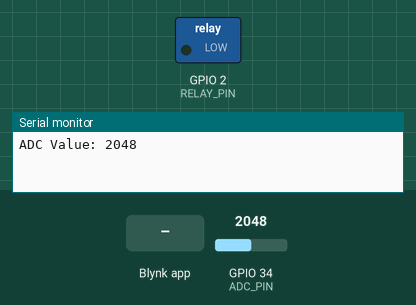
This sketch was run on a simulated ESP32. Shown: switched loads named in the sketch (green lamp = pin HIGH), the last lines printed to the serial monitor. The test bench sets the inputs (shaded band); at power-on: GPIO 34 (ADC_PIN) = 2048. WiFi joins after 1.5 s; servers stay silent unless stated.

Above: at 3.0 s.
3.1 s: Blynk app writes 1 to V0
At 4.3 s:
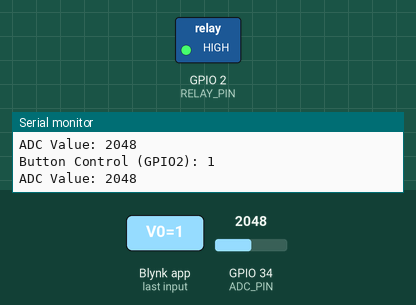
4.6 s: Blynk app writes 0 to V0
At 5.6 s:
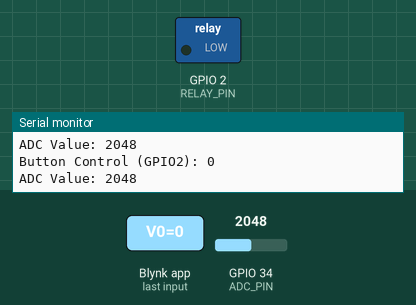
6.1 s: Blynk app writes 200 to V0
At 6.8 s:
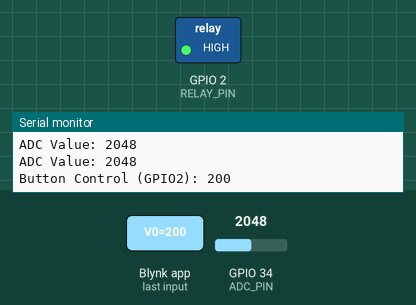
Timing chart, 0 to 9.1 s (numbered marks = the images above; inputs shaded):
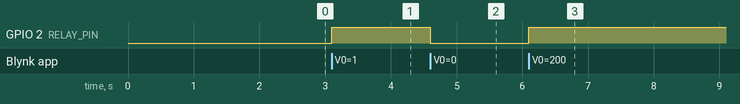

The sketch:

Bylink.ino
```cpp
#define BLYNK_TEMPLATE_ID "TMPL6JmLtUbAx"
#define BLYNK_TEMPLATE_NAME "Quickstart Template"
#define BLYNK_AUTH_TOKEN  "PvMzQKZs5RctebN3eLKrNz2AaFU9KVgv"

#define BLYNK_PRINT Serial

#include <WiFi.h>
#include <WiFiClient.h>
#include <BlynkSimpleEsp32.h>

char ssid[] = "X50s._Phu";
char pass[] = "p0000000";

BlynkTimer timer;

#define RELAY_PIN 2     // ขาเอาต์พุต (ควบคุมด้วยปุ่ม V0)
#define ADC_PIN   34    // ขา ADC input

// ฟังก์ชันส่งค่า ADC ไปที่ Virtual Pin V6
void sendADC()
{
  int adcValue = analogRead(ADC_PIN); // อ่านค่า ADC (0-4095)
  Blynk.virtualWrite(V6, adcValue);   // ส่งค่าไปยัง Blynk (V6)
  Serial.print("ADC Value: ");
  Serial.println(adcValue);
}

// ฟังก์ชันควบคุม GPIO2 ด้วยปุ่ม V0
BLYNK_WRITE(V0)
{
  int value = param.asInt();
  digitalWrite(RELAY_PIN, value);
  Serial.print("Button Control (GPIO2): ");
  Serial.println(value);
}

void setup()
{
  Serial.begin(115200);

  // เริ่มเชื่อมต่อ WiFi และ Blynk
  Blynk.begin(BLYNK_AUTH_TOKEN, ssid, pass);

  // ตั้งขา GPIO
  pinMode(RELAY_PIN, OUTPUT);
  digitalWrite(RELAY_PIN, LOW); // ปิดค่าเริ่มต้น

  // ตั้งให้ส่งค่า ADC ทุก 1 วินาที
  timer.setInterval(1000L, sendADC);
}

void loop()
{
  Blynk.run();
  timer.run();
}
```

Measured:
- after the input at 3.1 s, GPIO 2 (RELAY_PIN): LOW → HIGH at once
- after the input at 4.6 s, GPIO 2 (RELAY_PIN): HIGH → LOW at once
- after the input at 6.1 s, GPIO 2 (RELAY_PIN): LOW → HIGH at once
